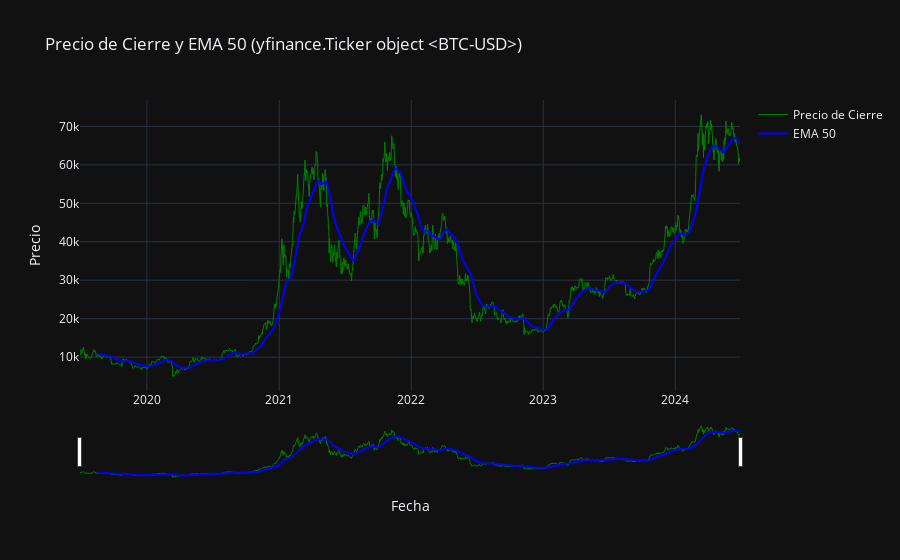

This figure's notebook cell:
### Code cell
# Crear el gráfico interactivo con Plotly
fig = go.Figure()

# Añadir serie de precios de cierre
fig.add_trace(go.Scatter(x=data.index, y=data['Close'], 
                         mode='lines', name='Precio de Cierre', 
                         line=dict(color='green', width=1)))

# Añadir SMA de 50 períodos
fig.add_trace(go.Scatter(x=data.index, y=data['EMA_50_ta'], 
                         mode='lines', name='EMA 50', 
                         line=dict(color='blue', width=2)))

# Personalizar el diseño del gráfico
fig.update_layout(title=f'Precio de Cierre y EMA 50 ({ticker})',
                  xaxis_title='Fecha',
                  yaxis_title='Precio',
                  xaxis_rangeslider_visible=True,  # Mostrar slider de zoom
                  template='plotly_dark')  # Estilo oscuro

# Mostrar el gráfico interactivo
fig.show()

### Figure 1 — Plotly figure (JSON) as saved in the notebook; plotly's stock layout.template omitted (floating-point values rounded to 4 significant figures; data arrays with more than 128 entries replaced by an {"elided": "..."} marker saying what was removed)
{"data": [{"line": {"color": "green", "width": 1}, "mode": "lines", "name": "Precio de Cierre", "type": "scatter", "x": {"elided": "1826 str values"}, "y": {"elided": "1826 float values"}}, {"line": {"color": "blue", "width": 2}, "mode": "lines", "name": "EMA 50", "type": "scatter", "x": {"elided": "1826 str values"}, "y": {"elided": "1826 float values"}}], "layout": {"title": {"text": "Precio de Cierre y EMA 50 (yfinance.Ticker object <BTC-USD>)"}, "xaxis": {"rangeslider": {"visible": true}, "title": {"text": "Fecha"}}, "yaxis": {"title": {"text": "Precio"}}}}
